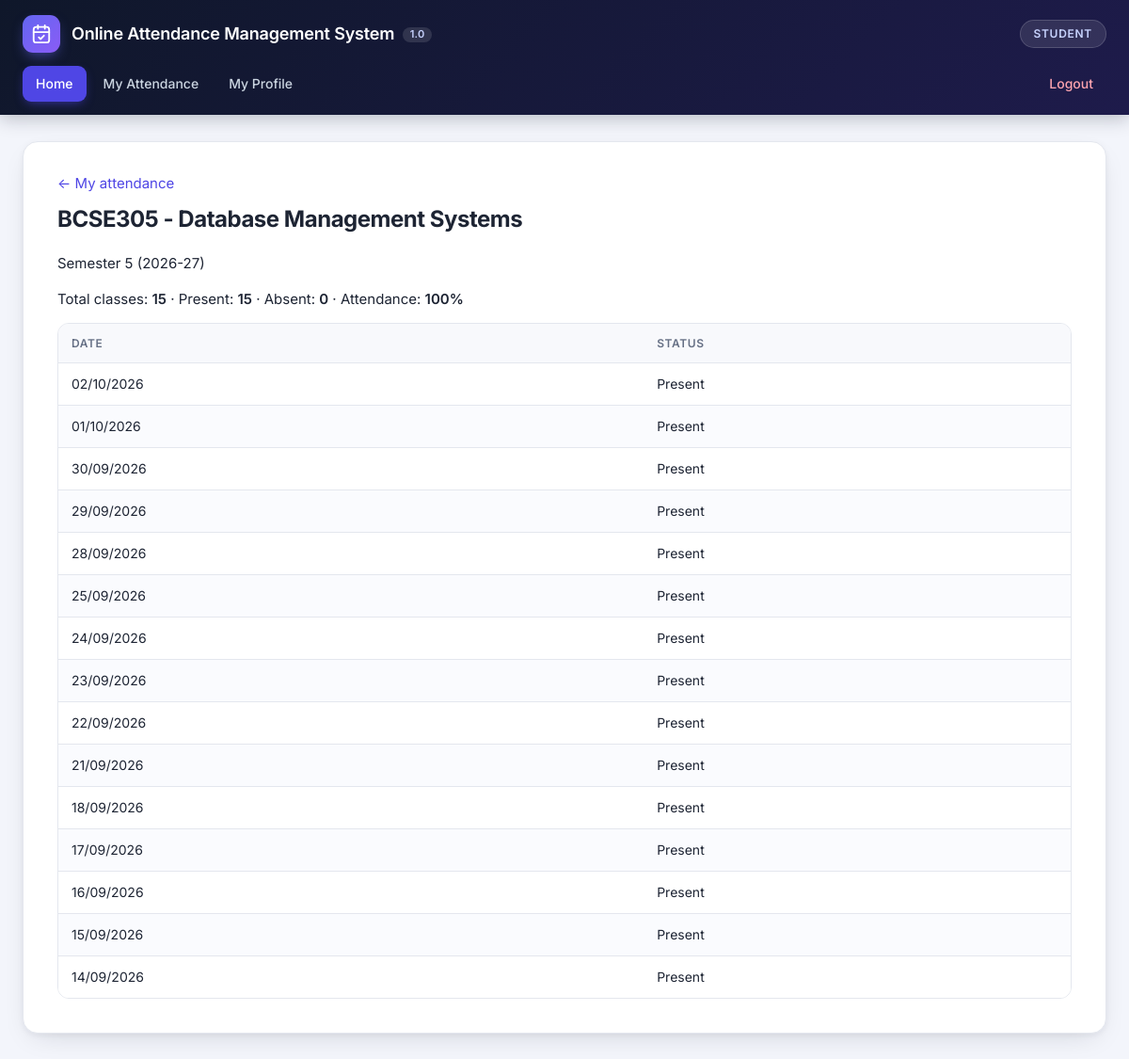
The page /student/course.php?course_id=1 (signed in) on the database its author committed.
### tables this page shows
CREATE TABLE `courses` (
  `course_id` int NOT NULL AUTO_INCREMENT,
  `course_code` varchar(30) NOT NULL,
  `course_name` varchar(255) NOT NULL,
  `credits` tinyint unsigned DEFAULT NULL,
  `department` varchar(100) NOT NULL DEFAULT '',
  `sem_id` int NOT NULL,
  `status` varchar(10) NOT NULL DEFAULT 'active',
  PRIMARY KEY (`course_id`),
  UNIQUE KEY `uq_course_sem` (`course_code`,`sem_id`),
  KEY `idx_courses_sem` (`sem_id`),
  CONSTRAINT `fk_courses_sem` FOREIGN KEY (`sem_id`) REFERENCES `semesters` (`sem_id`)
);

CREATE TABLE `semesters` (
  `sem_id` int NOT NULL AUTO_INCREMENT,
  `academic_year` varchar(9) NOT NULL,
  `semester_no` tinyint unsigned NOT NULL,
  `is_current` tinyint(1) NOT NULL DEFAULT 0,
  PRIMARY KEY (`sem_id`),
  UNIQUE KEY `uq_semester` (`academic_year`,`semester_no`)
);

CREATE TABLE `attendance` (
  `id` int NOT NULL AUTO_INCREMENT,
  `stat_id` int NOT NULL,
  `st_status` varchar(20) NOT NULL,
  `stat_date` date NOT NULL,
  `course_id` int NOT NULL,
  `sem_id` int NOT NULL,
  `teacher_id` int DEFAULT NULL,
  PRIMARY KEY (`id`),
  UNIQUE KEY `uq_attendance` (`stat_id`,`course_id`,`stat_date`),
  KEY `idx_att_course` (`course_id`),
  KEY `idx_att_sem` (`sem_id`),
  KEY `idx_att_teacher` (`teacher_id`),
  CONSTRAINT `fk_att_student` FOREIGN KEY (`stat_id`) REFERENCES `students` (`st_id`),
  CONSTRAINT `fk_att_course` FOREIGN KEY (`course_id`) REFERENCES `courses` (`course_id`),
  CONSTRAINT `fk_att_sem` FOREIGN KEY (`sem_id`) REFERENCES `semesters` (`sem_id`),
  CONSTRAINT `fk_att_teacher` FOREIGN KEY (`teacher_id`) REFERENCES `teachers` (`tc_id`)
);

### helpers.php (called while the page is built, shortened)
<?php
function e(mixed $value): string
{
    return htmlspecialchars((string) $value, ENT_QUOTES | ENT_SUBSTITUTE, 'UTF-8');
}
function pct_value(int $present, int $total): float
{
    return $total > 0 ? round($present * 100 / $total, 1) : 0.0;
}
function pct_text(int $present, int $total): string
{
    return rtrim(rtrim(number_format(pct_value($present, $total), 1, '.', ''), '0'), '.') . '%';
}
function is_low(int $present, int $total): bool
{
    return $total > 0 && pct_value($present, $total) < LOW_ATTENDANCE_PERCENT;
}
function display_date(string $isoDate): string
{
    return date('d/m/Y', strtotime($isoDate));
}

### data.php (called while the page is built, shortened)
<?php
function semester_label(array $s): string
{
    return $s['academic_year'] === 'Legacy'
        ? 'Legacy (before v2 upgrade)'
        : 'Semester ' . $s['semester_no'] . ' (' . $s['academic_year'] . ')';
}

### student/course.php (the view, shortened to what this page needs)
<?php
require_once __DIR__ . '/connect.php';
$me = require_login($pdo, 'student');
$courseId = get_int('course_id') ?? 0;
$stmt = $pdo->prepare(
    'SELECT c.*, sm.academic_year, sm.semester_no, sm.is_current FROM courses c
     JOIN semesters sm ON sm.sem_id = c.sem_id
     WHERE c.course_id = ?
       AND (EXISTS (SELECT 1 FROM student_courses sc WHERE sc.course_id = c.course_id AND sc.st_id = ?)
         OR EXISTS (SELECT 1 FROM attendance a WHERE a.course_id = c.course_id AND a.stat_id = ?))'
);
$stmt->execute([$courseId, $me['st_id'], $me['st_id']]);
$course = $stmt->fetch();
$rows = $pdo->prepare('SELECT stat_date, st_status FROM attendance WHERE stat_id = ? AND course_id = ? ORDER BY stat_date DESC');
$rows->execute([$me['st_id'], $courseId]);
$history = $rows->fetchAll();
$total   = count($history);
$present = count(array_filter($history, static fn (array $r): bool => $r['st_status'] === 'Present'));
?>
<p><a href="report.php">&larr; My attendance</a></p>
<h3><?= e($course['course_code']) ?> - <?= e($course['course_name']) ?></h3>
<p><?= e(semester_label($course)) ?></p>
<p>Total classes: <strong><?= $total ?></strong> &middot; Present: <strong><?= $present ?></strong> &middot;
   Absent: <strong><?= $total - $present ?></strong> &middot;
   Attendance: <strong class="<?= is_low($present, $total) ? 'low' : '' ?>"><?= e(pct_text($present, $total)) ?></strong></p>
<table class="table table-striped">
  <thead><tr><th>Date</th><th>Status</th></tr></thead>
  <tbody>
    <?php foreach ($history as $r): ?>
      <tr><td><?= e(display_date((string) $r['stat_date'])) ?></td><td class="<?= $r['st_status'] === 'Absent' ? 'low' : '' ?>"><?= e($r['st_status']) ?></td></tr>
    <?php endforeach; ?>
  </tbody>
</table>

### css/main.css (style rules this page uses)
:root { --bg: #f3f5fb; --card: #ffffff; --ink: #1d2433; --ink-soft: #344054; --muted: #667085; --line: #e4e7ee; --line-strong: #d0d5dd; --brand: #4f46e5; --brand-dark: #4338ca; --brand-soft: #eef0ff; --ok: #067647; --ok-bg: #ecfdf3; --ok-line: #abefc6; --err: #b42318; --err-bg: #fef3f2; --err-line: #fecdca; --warn: #b54708; --warn-bg: #fffaeb; --warn-line: #fedf89; --header-1: #0f172a; --header-2: #1e1b4b; --radius: 12px; --shadow-sm: 0 1px 2px rgba(16, 24, 40, .06); --shadow-md: 0 10px 30px -12px rgba(16, 24, 40, .18), 0 2px 6px rgba(16, 24, 40, .05); --font: "Inter", system-ui, -apple-system, "Segoe UI", Roboto, "Helvetica Neue", Arial, sans-serif; }
* { box-sizing: border-box; }
html { -webkit-text-size-adjust: 100%; }
body { margin: 0; font-family: var(--font); font-size: 15px; line-height: 1.55; color: var(--ink); background: var(--bg); -webkit-font-smoothing: antialiased; }
p { font-size: 15px; margin: 0 0 14px; }
strong, b { font-weight: 600; }
a { color: var(--brand); text-decoration: none; }
h1, h2, h3, h4, h5 { font-family: var(--font); color: var(--ink); }
.content h3 { margin: 0 0 22px; font-size: 24px; font-weight: 700; letter-spacing: -.02em; }
.content > :last-child { margin-bottom: 0; }
.table { width: 100%; max-width: 100%; margin: 0 0 22px; border-collapse: separate; border-spacing: 0; background: #fff; border: 1px solid var(--line); border-radius: var(--radius); overflow: hidden; font-size: 14px; }
.table > thead > tr > th { padding: 12px 14px; font-size: 12px; font-weight: 600; letter-spacing: .05em; text-transform: uppercase; color: var(--muted); text-align: left; white-space: nowrap; background: #f8f9fc; border-top: 0; border-bottom: 1px solid var(--line); vertical-align: middle; }
.table > tbody > tr > td, .table > tbody > tr > th { padding: 12px 14px; vertical-align: middle; color: var(--ink); border-top: 1px solid var(--line); }
.table > tbody > tr > td { white-space: nowrap; }
.table > tbody > tr:first-child > td, .table > tbody > tr:first-child > th { border-top: 0; }
.table-striped > tbody > tr:nth-of-type(odd) { background: #fff; }
.table-striped > tbody > tr:nth-of-type(even) { background: #fafbfe; }

### rows shown on the page
courses: course_code "BCSE305", course_name "Database Management Systems", sem.semester_no "Semester 5 (2026-27)"
attendance: stat_date "02/10/2026", st_status "Present"
attendance: stat_date "01/10/2026", st_status "Present"
attendance: stat_date "30/09/2026", st_status "Present"
attendance: stat_date "29/09/2026", st_status "Present"
attendance: stat_date "28/09/2026", st_status "Present"
attendance: stat_date "25/09/2026", st_status "Present"
attendance: stat_date "24/09/2026", st_status "Present"
attendance: stat_date "23/09/2026", st_status "Present"
attendance: stat_date "22/09/2026", st_status "Present"
attendance: stat_date "21/09/2026", st_status "Present"
attendance: stat_date "18/09/2026", st_status "Present"
attendance: stat_date "17/09/2026", st_status "Present"
attendance: stat_date "16/09/2026", st_status "Present"
attendance: stat_date "15/09/2026", st_status "Present"
attendance: stat_date "14/09/2026", st_status "Present"

### other values the page prints
$role "STUDENT"
$label "Home"
$label "My Attendance"
$label "My Profile"
$label "Logout"
$total "15"
$present "15"
$total - $present "0"
pct_text($present, $total) "100%"
